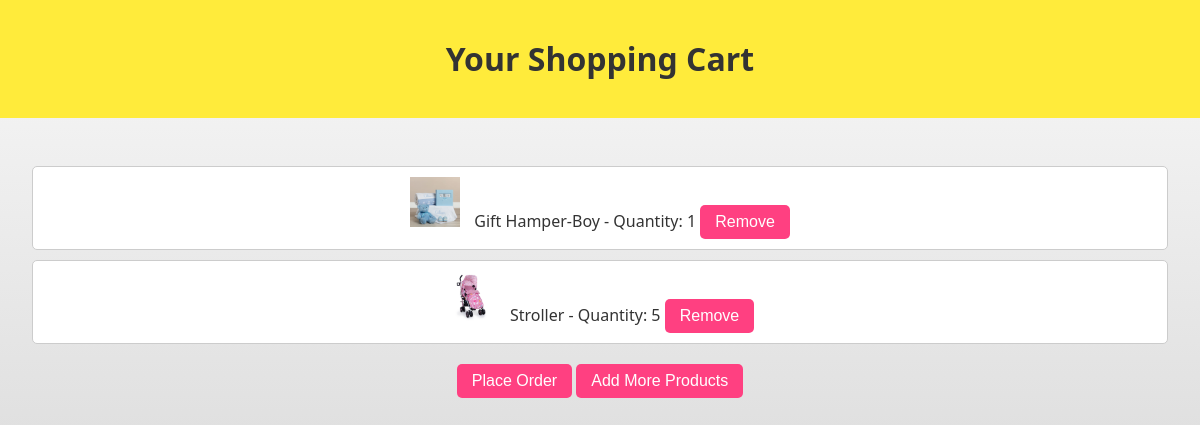
The app's page /babyproducts/view_cart/ (signed in) with its own data.
### babyproducts/models.py (models this page shows, shortened)
class CartItem(models.Model):
    user = models.ForeignKey(User, on_delete=models.CASCADE)
    product = models.ForeignKey(Babyproduct, on_delete=models.CASCADE)
    quantity = models.PositiveIntegerField(default=1)
    def __str__(self):
        return f"{self.quantity} x {self.product.name}"

class Babyproduct(models.Model):
    name = models.CharField(max_length=100)
    description = models.TextField()
    price = models.DecimalField(max_digits=10, decimal_places=2)
    quantity = models.PositiveIntegerField()
    image = models.ImageField(upload_to='products/')

### babyproducts/views.py (the view)
# urls.py: path('view_cart/', views.view_cart, name='view_cart'),
def view_cart(request):
    cart_items = CartItem.objects.filter(user=request.user)
    print("cart items=",cart_items)
    return render(request, 'babyproducts/cart.html', {'cart_items': cart_items})

### babyproducts/templates/babyproducts/cart.html (shortened to what this page needs)
{% extends 'base.html' %}
{% block content %}
<header>
  <h1>Your Shopping Cart</h1>
</header>
<section>
  {% if cart_items %}
    <ul>
      {% for cart_item in cart_items %}
        <li>
          <img src="{{ cart_item.product.image.url }}" alt="{{ cart_item.product.name }}">
          {{ cart_item.product.name }} - Quantity: {{ cart_item.quantity }}
          <button onclick="removeFromCart('{{ cart_item.id }}')">Remove</button>
        </li>
      {% endfor %}
    </ul>
    <div>
      <button onclick="openModal()">Place Order</button>
      <a href="{% url 'babyproducts:product_list' %}"><button>Add More Products</button></a>
    </div>
  {% else %}
    <p>Your cart is empty. <a href="{% url 'babyproducts:product_list' %}">Explore Products</a></p>
  {% endif %}
</section>
{% endblock content %}

### babyproducts/templates/babyproducts/cart.html (style rules this page uses)
body { background: linear-gradient(to bottom, #f8f8f8, #e0e0e0); font-family: 'Segoe UI', Tahoma, Geneva, Verdana, sans-serif; margin: 0; padding: 0; }
header { background-color: #ffeb3b; color: #333; text-align: center; padding: 1em; }
section { text-align: center; padding: 2em; color: #333; }
ul { list-style: none; padding: 0; }
li { border: 1px solid #ccc; margin-bottom: 10px; padding: 10px; background-color: white; border-radius: 5px; }
li img { max-width: 50px; max-height: 50px; margin-right: 10px; }
button { background-color: #ff4081; color: white; padding: 8px 15px; font-size: 1em; border: none; border-radius: 5px; cursor: pointer; transition: background-color 0.3s ease; }
div { margin-top: 20px; }
a { text-decoration: none; color: #00695c; }

### records on screen
CartItem: product.image (picture), product.name "Gift Hamper-Boy", quantity "1"
CartItem: product.image (picture), product.name "Stroller", quantity "5"
